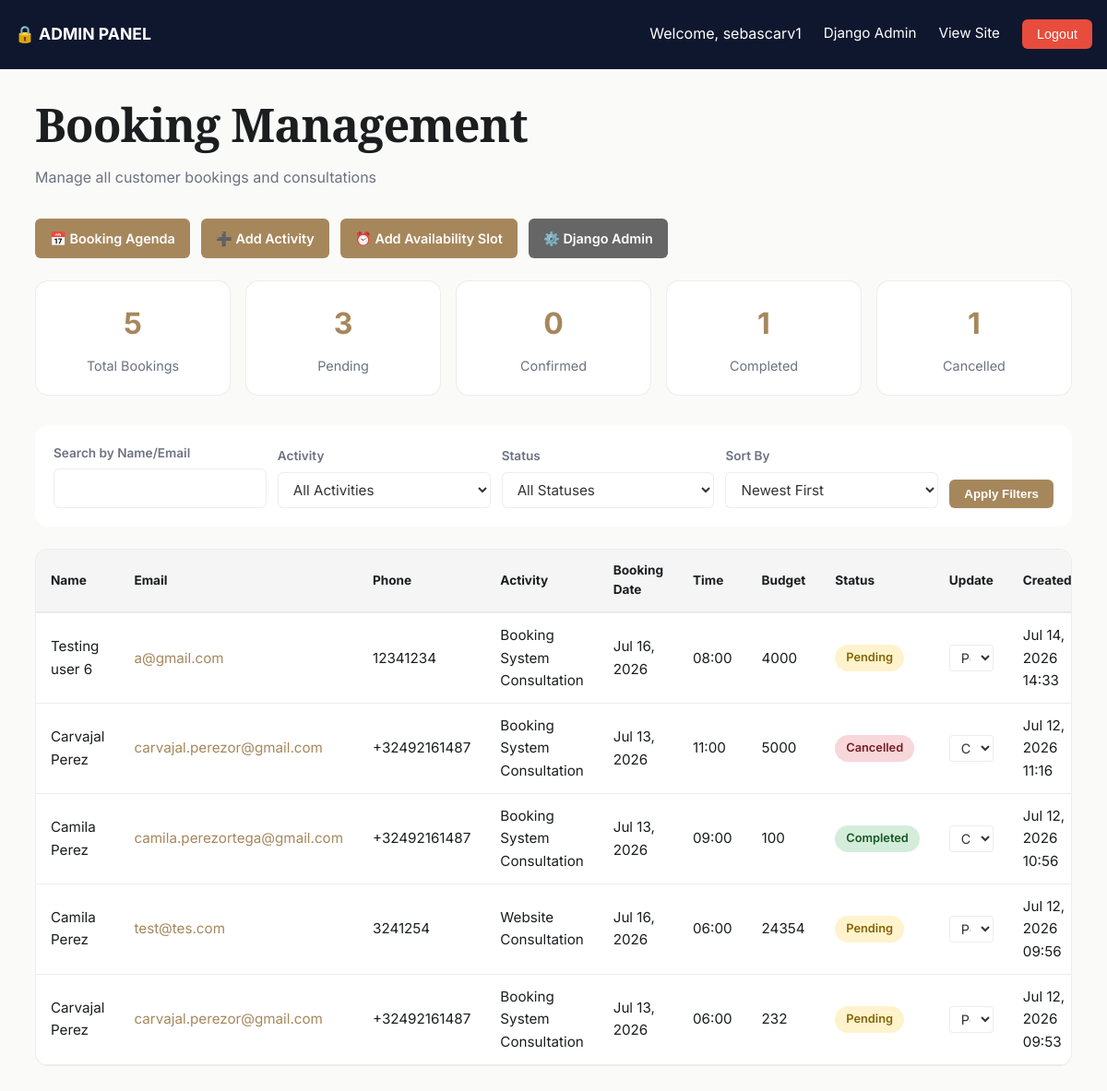
Page /booking/management/ (signed in) on the earlier database version.
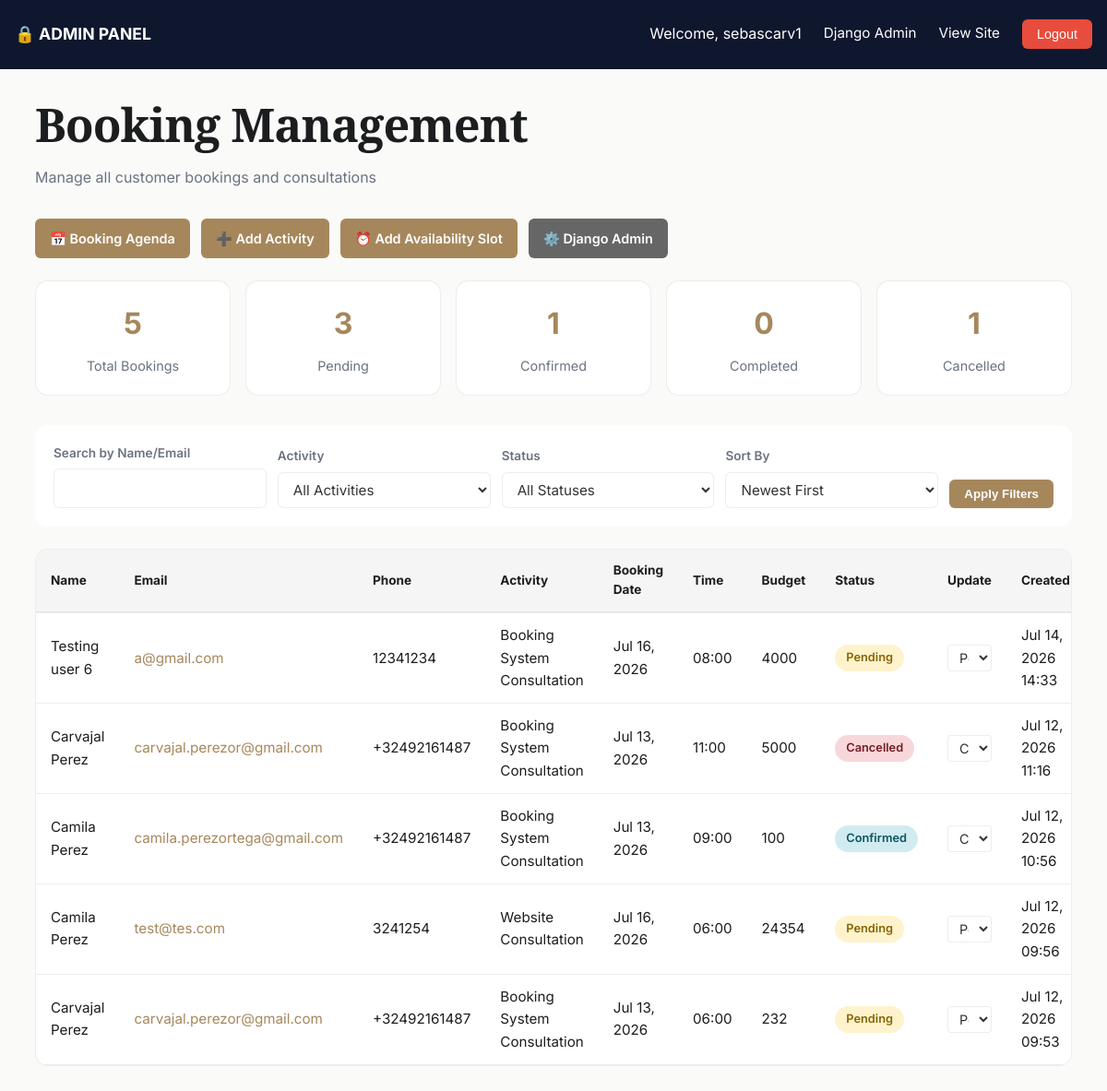
Same page on the later database version.
### booking/models.py (models this page shows, shortened)
class Booking(models.Model):
    STATUS_CHOICES = [
        ("pending", "Pending"),
        ("confirmed", "Confirmed"),
        ("completed", "Completed"),
        ("cancelled", "Cancelled"),
    ]
    activity = models.ForeignKey(Activity, on_delete=models.SET_NULL, null=True)
    full_name = models.CharField(max_length=150)
    email = models.EmailField()
    phone = models.CharField(max_length=20, blank=True)
    booking_date = models.DateField()
    booking_time = models.TimeField()
    budget = models.CharField(max_length=100, blank=True)
    timeline = models.CharField(max_length=100, blank=True)
    project_details = models.TextField()
    status = models.CharField(max_length=20, choices=STATUS_CHOICES, default="pending")
    terms_accepted = models.BooleanField(default=False)
    created_at = models.DateTimeField(auto_now_add=True)
    updated_at = models.DateTimeField(auto_now=True)
    class Meta:
        ordering = ["-created_at"]
        indexes = [
            models.Index(fields=["email", "booking_date"]),
            models.Index(fields=["status"]),
        ]

class Activity(models.Model):
    name = models.CharField(max_length=100, unique=True)
    description = models.TextField(blank=True)
    duration_minutes = models.IntegerField(default=30)
    is_active = models.BooleanField(default=True)
    created_at = models.DateTimeField(auto_now_add=True)
    class Meta:
        verbose_name_plural = "Activities"
        ordering = ["name"]

### booking/views.py (the view)
# urls.py: path("management/", views.booking_management, name="management"),
@login_required(login_url="admin:login")
@user_passes_test(is_admin, login_url="admin:login")
def booking_management(request):
    template_name = "booking/management.html"
    status = request.GET.get("status", "")
    activity_id = request.GET.get("activity", "")
    sort_by = request.GET.get("sort", "-created_at")
    search = request.GET.get("search", "")
    bookings = Booking.objects.all()
    if status:
        bookings = bookings.filter(status=status)
    if activity_id:
        bookings = bookings.filter(activity_id=activity_id)
    if search:
        bookings = bookings.filter(full_name__icontains=search) | bookings.filter(email__icontains=search)
    valid_sorts = ["-created_at", "created_at", "booking_date", "-booking_date", "full_name"]
    if sort_by not in valid_sorts:
        sort_by = "-created_at"
    bookings = bookings.order_by(sort_by)
    total_bookings = Booking.objects.count()
    pending_count = Booking.objects.filter(status="pending").count()
    confirmed_count = Booking.objects.filter(status="confirmed").count()
    completed_count = Booking.objects.filter(status="completed").count()
    cancelled_count = Booking.objects.filter(status="cancelled").count()
    context = {
        "bookings": bookings,
        "activities": Activity.objects.filter(is_active=True),
        "status_choices": Booking.STATUS_CHOICES,
        "stats": {
            "total": total_bookings,
            "pending": pending_count,
            "confirmed": confirmed_count,
            "completed": completed_count,
            "cancelled": cancelled_count,
        },
        "current_status": status,
        "current_activity": activity_id,
        "current_sort": sort_by,
        "search_term": search,
    }
    return render(request, template_name, context)

### booking/views.py (called while the page is built)
def is_admin(user):
    return user.is_staff or user.is_superuser

### templates/booking/management.html (shortened to what the changed rows need)
{% load static %}
<!doctype html>
<html lang="en">
<head>
  <link rel="stylesheet" href="{% static 'css/services.css' %}">
</head>
<body>
  <main class="management-container">
    <div class="wrap">
      <div style="margin-bottom: 32px;">
        <h1 style="margin-bottom: 8px;">Booking Management</h1>
      </div>
      <div class="stats-grid">
        <div class="stat-card">
          <div class="stat-number">{{ stats.confirmed }}</div>
          <div class="stat-label">Confirmed</div>
        </div>
        <div class="stat-card">
          <div class="stat-number">{{ stats.completed }}</div>
          <div class="stat-label">Completed</div>
        </div>
      </div>
      {% if bookings %}
        <div class="bookings-table">
          <div class="table-wrapper">
            <table>
              <thead>
                <tr>
                  <th>Name</th>
                  <th>Email</th>
                  <th>Phone</th>
                  <th>Activity</th>
                  <th>Booking Date</th>
                  <th>Time</th>
                  <th>Budget</th>
                  <th>Status</th>
                  <th>Update</th>
                  <th>Created</th>
                </tr>
              </thead>
              <tbody>
                {% for booking in bookings %}
                  <tr>
                    <td>{{ booking.full_name }}</td>
                    <td><a href="mailto:{{ booking.email }}" style="color: var(--brass);">{{ booking.email }}</a></td>
                    <td>{{ booking.phone|default:"-" }}</td>
                    <td>{{ booking.activity.name }}</td>
                    <td>{{ booking.booking_date|date:"M d, Y" }}</td>
                    <td>{{ booking.booking_time|time:"H:i" }}</td>
                    <td>{{ booking.budget|default:"-" }}</td>
                    <td>
                      <span class="status-badge status-{{ booking.status }}">{{ booking.get_status_display }}</span>
                    </td>
                    <td>
                      <select class="status-select" data-booking-id="{{ booking.id }}" onchange="updateBookingStatus({{ booking.id }}, this.value)">
                        {% for value, label in status_choices %}
                          <option value="{{ value }}" {% if booking.status == value %}selected{% endif %}>{{ label }}</option>
                        {% endfor %}
                      </select>
                    </td>
                    <td>{{ booking.created_at|date:"M d, Y H:i" }}</td>
                  </tr>
                {% endfor %}
              </tbody>
            </table>
          </div>
        </div>
      {% else %}
        <div class="empty-state">
          <p>📋 No bookings found matching your filters.</p>
        </div>
      {% endif %}
    </div>
  </main>
</body>
</html>

Differences in the rows shown:
changed Booking "camila.perezortega@gmail.com": status "Completed" → "Confirmed"; status+id "Completed" → "Confirmed"
Other differences:
{{ stats.confirmed }}: "0" → "1"
{{ stats.completed }}: "1" → "0"
